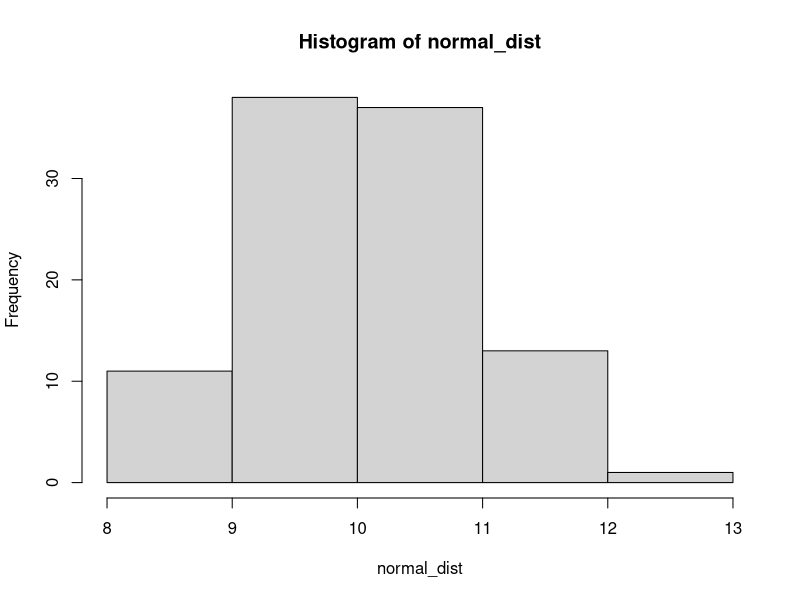
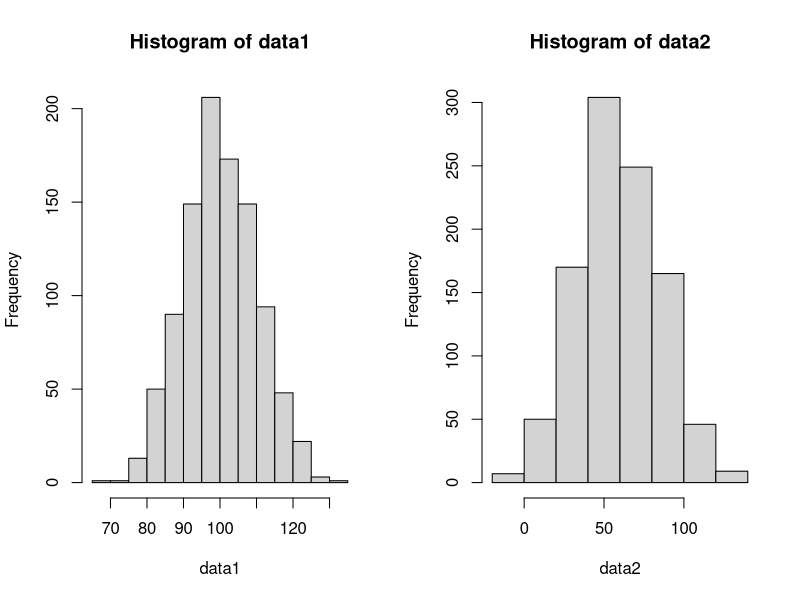
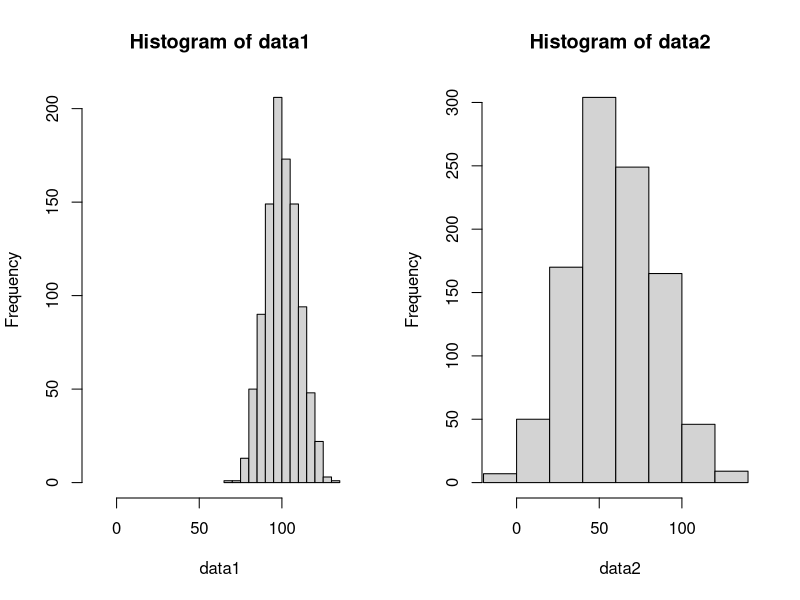

The R script that drew these images, in order:
## ---- chunk 1

normal_dist <- rnorm(n = 100, ## 100 samples
                     mean = 10, ## with a mean of 10
                     sd = 1 ## and a standard deviation of 1
                     )


normal_dist
## ---- chunk 2
hist(normal_dist,breaks = 5)
## ---- chunk 3
tab_normal_dist <- summary(normal_dist)

## ---- chunk 4
tab_normal_dist
## ---- chunk 5
data1 <- rnorm(n=1000, 
              mean = 100,
              sd = 10)

data2 <- rnorm(n=1000,
               mean = 60, 
               sd = 25)

## ---- chunk 6
layout(matrix(1:2, ncol = 2))
hist(data1)
hist(data2)
## ---- chunk 7
total_range <- range(data1, data2)
## ---- chunk 8
layout(matrix(1:2, ncol = 2))
hist(data1, xlim = total_range)
hist(data2, xlim = total_range)
## ---- chunk 9

norm_comp_tab <- rbind(summary(data1),
                       summary(data2))

norm_comp_tab

## ---- chunk 10


rownames(norm_comp_tab) ## they're null


if(is.null(rownames(norm_comp_tab))){
  rownames(norm_comp_tab) <- c("data1", "data2")
}

## ---- chunk 11

knitr::kable(norm_comp_tab)
